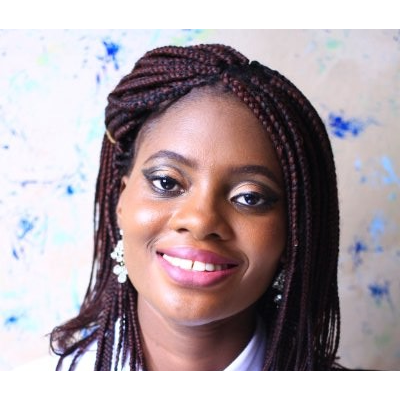
#> input picture funbi.png, 400 x 400 px
$ python TestDataCollector_EiganFace.py
#> lines starting #> are read from the running program, lines starting #| are printed output that depends on the picture
### NameFind.py
#     ----------- FUNCTION TO READ THE FILE AND ADD THE NAMES AND IDs IN TO TUPLES

import cv2
import math
import  time

now_time = time.clock()

#face_cascade = cv2.CascadeClassifier('Haar/haarcascade_frontalcatface.xml')
face = cv2.CascadeClassifier('Haar/haarcascade_frontalface_default.xml')
glass_cas = cv2.CascadeClassifier('Haar/haarcascade_eye_tree_eyeglasses.xml')

WHITE = [255, 255, 255]

def FileRead():
    Info = open("Names.txt", "r")                       # Open th text file in readmode
#> (reads Names.txt from the repository)
    NAME = []                                           # The tuple to store Names
    while (True):                                       # Read all the lines in the file and store them in two tuples
        Line = Info.readline()
        if Line == '':
            break
        NAME.append (Line.split(",")[1].rstrip())

    return NAME                                     # Return the two tuples

Names = FileRead()                                 # Run the above Function to get the ID and Names Tuple

#     ------------------- FUNCTION TO FIND THE NAME  -----------------------------------------------------------


# [102 lines left out: functions ID2Name, AddName, DispID, draw_box, DispID2, DispID3, not called in this run]


def DrawBox(Image, x, y, w, h):
    cv2.rectangle(Image, (x, y), (x + w, y + h), (255, 255, 255), 1)     # Draw a rectangle arround the face

# ----------------------------- THIS FUNCTION TAKES IN SPEC CASCADE, FACE CASCADE AND AN IMAGE
# ------------------------- IT RETURNS A CROPPED FACE AND IF POSSIBLE STRAIGHTENS THE TILT OF THE HEAD


# [25 lines left out: function DetectEyes, not called in this run]


def tell_time_passed():
    print ('TIME PASSED ' + str(round(((time.clock() - now_time)/60), 2)) + ' MINS')

### TestDataCollector_EiganFace.py
import os                                               # importing the OS for path
import cv2                                              # importing the OpenCV library
import numpy as np                                      # importing Numpy library
from PIL import Image                                   # importing Image library
import matplotlib.pyplot as plt
import NameFind

#face_cascade = cv2.CascadeClassifier('Haar/haarcascade_frontalcatface.xml')
face_cascade = cv2.CascadeClassifier('Haar/haarcascade_frontalface_default.xml')
path = 'dataSet'                                        # path to the photos
img = cv2.imread('funbi.png')
#> img is the input picture: shape (400, 400, 3); mean B, G, R 164.8, 160.1, 173.4

def getImageWithID (path):
#> called with path = 'dataSet'
    imagePaths = [os.path.join(path, f) for f in os.listdir(path)]
    FaceList = []
    IDs = []

    for imagePath in imagePaths:
        faceImage = Image.open(imagePath).convert('L')  # Open image and convert to gray
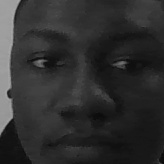
#> input picture dataSet/User.1.14.jpg, 164 x 164 px
#> faceImage is the input picture: PIL image 164x164 L; min 6, max 172, mean 47.1
        print(str((faceImage.size)))
#| (164, 164)
        faceImage = faceImage.resize((110, 110))        # resize the image so the EIGEN recogniser can be trained
#> faceImage: PIL image 110x110 L
        faceNP = np.array(faceImage, 'uint8')           # convert the image to Numpy array
        print(str((faceNP.shape)))
#| (110, 110)
        ID = int(os.path.split(imagePath)[-1].split('.')[1])    # Get the ID of the array
        FaceList.append(faceNP)                         # Append the Numpy Array to the list
        IDs.append(ID)                                  # Append the ID to the IDs list

    return np.array(IDs), FaceList                      # The IDs are converted in to a Numpy array


IDs, FaceList = getImageWithID(path)
#> IDs = [1]; FaceList = 1 item
gray = cv2.cvtColor(img, cv2.COLOR_BGR2GRAY)            # Convert the Camera to gray
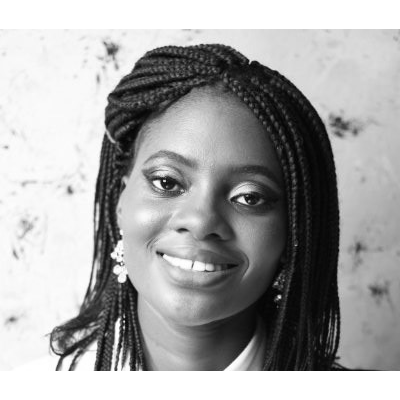
#> gray: shape (400, 400); min 0, max 255, mean 164.6
faces = face_cascade.detectMultiScale(gray, 1.3, 4)     # Detect the faces and store the positions
#> faces = [[98, 101, 212, 212]]
Info = open("SaveData/EIGEN_TEST_DATA.txt", "w+")
face_number = 1

for (x, y, w, h) in faces:
    Face = cv2.resize((gray[y: y+h, x: x+w]), (110, 110))
    Lev = 1
    eigen_ID = []
    eigen_conf = []
    for _ in range(150):
        #recog = cv2.face.createEigenFaceRecognizer(Lev)     # creating EIGEN FACE RECOGNISER
        recog = cv2.face.EigenFaceRecognizer_create(Lev)     # creating EIGEN FACE RECOGNISER
        print('TRAINING FOR  ' + str(Lev) + ' COMPONENTS')
        recog .train(FaceList, IDs)                         # The recongniser is trained using the images
        print('EIGEN FACE RECOGNISER TRAINED')
        ID, conf = recog.predict(Face)
        eigen_ID.append(ID)
        eigen_conf.append(conf)
        Info.write(str(ID) + "," + str(conf) + "\n")
        print ('FOR ' + str(Lev) + ' COMPONENTS ID: ' + str(ID) + ' CONFIDENT: ' + str(conf))
        Lev = Lev + 1
    # ---------------------------------------- 1ST PLOT -----------------------------------------------------
    fig = plt.gcf()
    fig.canvas.set_window_title('RESULTS FOR FACE ' + str(face_number))
    plt.subplot(2, 1, 1)
    plt.plot(eigen_ID)
    plt.title('ID vs Number of Components', fontsize=10)
    plt.axis([0, Lev, 0, 25])
    plt.ylabel('ID', fontsize=8)
    plt.xlabel('Number of Components', fontsize=8)
    p2 = plt.subplot(2, 1, 2)
    plt.plot(eigen_conf, 'red')
    plt.title('Confidence vs Number of Components', fontsize=10)
    p2.set_xlim(xmin=0)
    p2.set_xlim(xmax=Lev)
    plt.ylabel('Confidence', fontsize=8)
    plt.xlabel('Number of Components', fontsize=8)
    plt.tight_layout()

    print (' SHOW RESULTS FOR FACE ' + str(face_number))
    NameFind.tell_time_passed()                                  # TIME PASSED
    cv2.imshow('FACE' + str(face_number), Face)
    plt.show()
    face_number = face_number + 1
#> this loop made 1 pass
#> (x, y, w, h, face_number) on pass 1: (98, 101, 212, 212, 2)
#> (printed output is left out)
#> pass 1, `Face = cv2.resize((gray[y: y+h, x: x+w]), (110, 110))`:
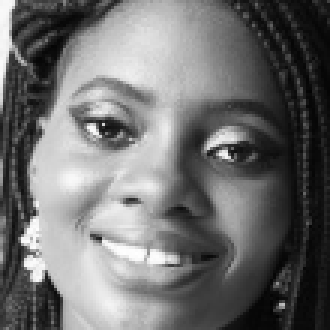
#> Face: shape (110, 110) (shown 3 times larger); min 3, max 255, mean 111
#> pass 1, `plt.show()`:
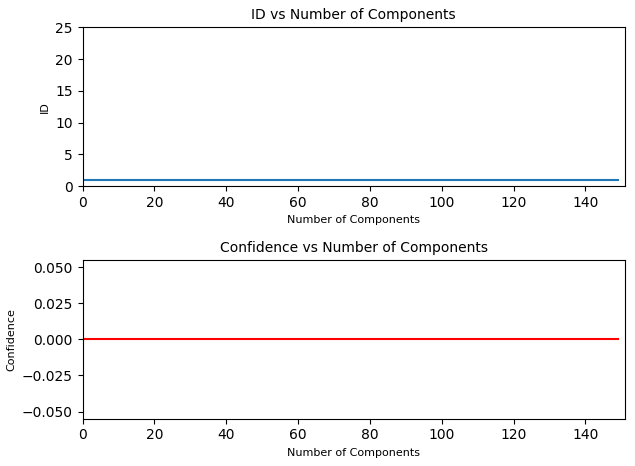
#> figure drawn by matplotlib, 2 panels
#> after the loop, face_number = 2


Info.close()
cv2.destroyAllWindows()
